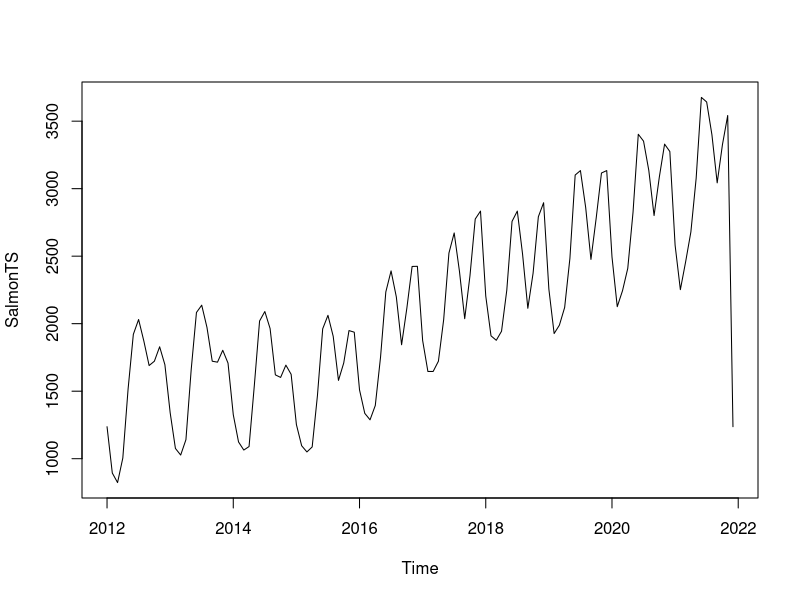
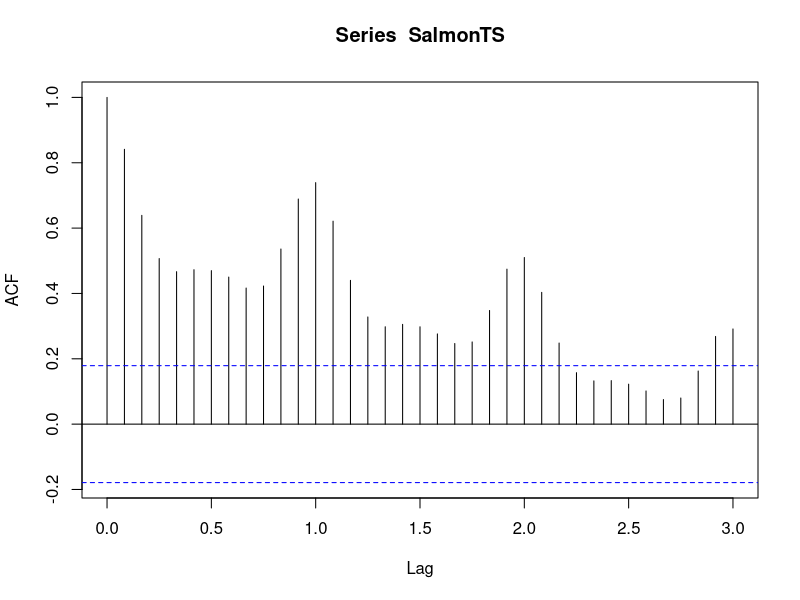
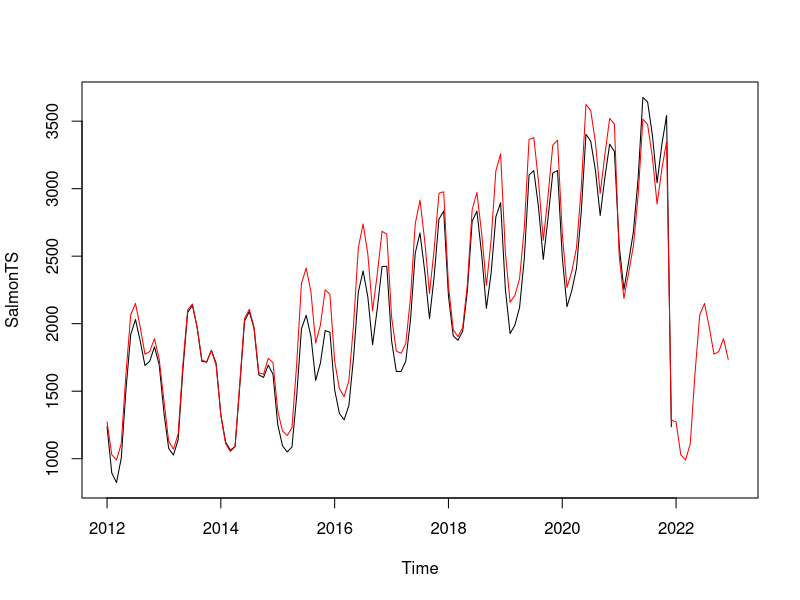
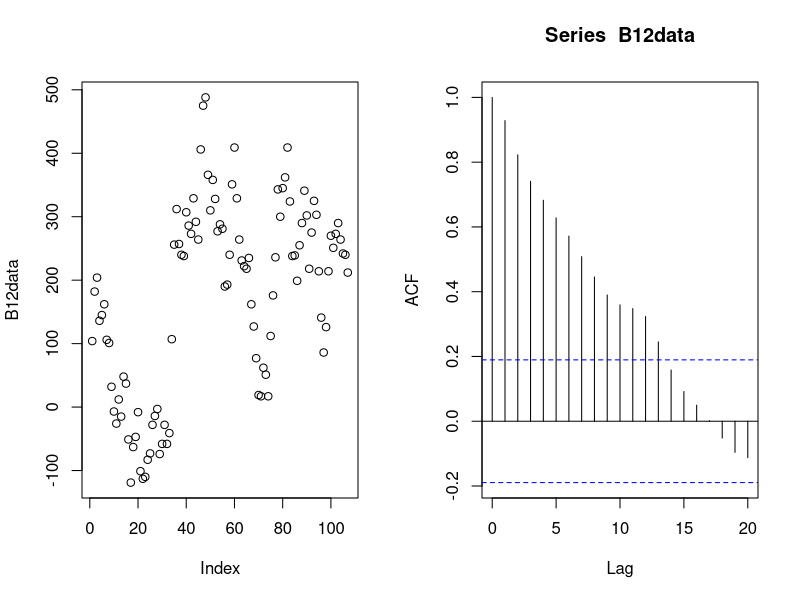
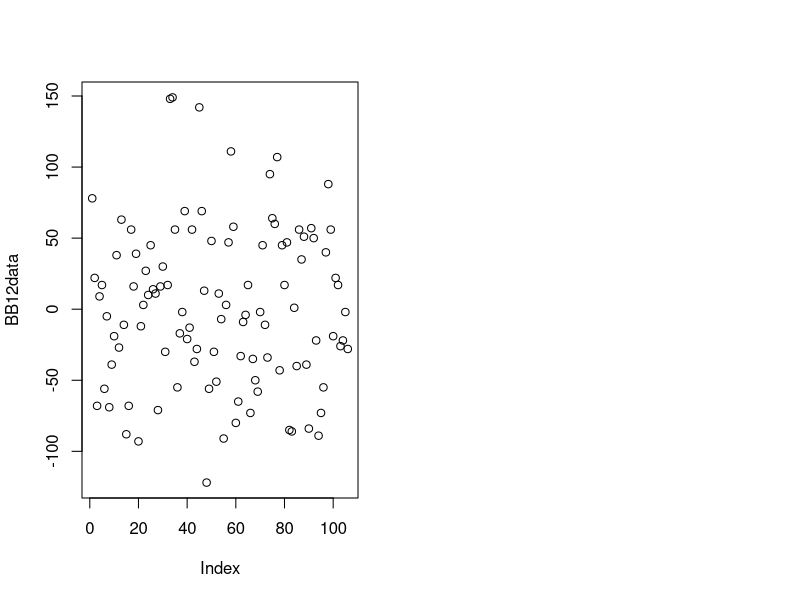
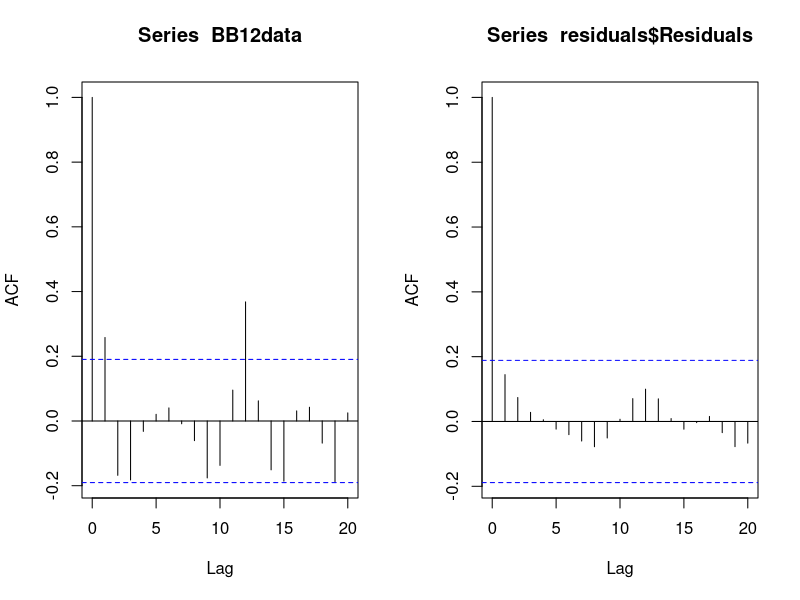

These charts were generated, in order, by the following R code:
## ---- chunk 1
data <- read.csv("Salmon.csv", header=TRUE)
SalmonTS <- ts(data,start=c(2012, 1), end=c(2021,12), frequency=12)
set.seed(123)
## ---- chunk 2
plot(SalmonTS)
acf(SalmonTS,lag.max = 36)
## ---- chunk 3
training.data <- window(SalmonTS, end=c(2020,12))
test.data <- window(SalmonTS, start=c(2021,1))

ses.model <- HoltWinters(training.data, beta=FALSE,gamma=FALSE)
des.model <- HoltWinters(training.data,gamma=FALSE)
hw.additive <- HoltWinters(training.data,seasonal="additive")
hw.multiplicative <- HoltWinters(training.data,seasonal="multiplicative")

pred.ses <- predict(ses.model,n.ahead=12)
pred.des <- predict(des.model,n.ahead=12)
pred.hw.additive <- predict(hw.additive,n.ahead=12)
pred.hw.multiplicative <- predict(hw.multiplicative,n.ahead=12)

apse.ses <- mean((pred.ses - test.data)^2)
apse.des <- mean((pred.des - test.data)^2)
apse.hw.additive <- mean((pred.hw.additive - test.data)^2)
apse.hw.multiplicative <- mean((pred.hw.multiplicative - test.data)^2)

apse.ses
apse.des
apse.hw.additive
apse.hw.multiplicative
## ---- chunk 4
full.hw.multiplicative <- HoltWinters(SalmonTS,seasonal="multiplicative")
fitted.values <- full.hw.multiplicative$fitted[,1]
forecast.values <- predict(full.hw.multiplicative, n.ahead=12)
combined.values <- ts(c(fitted.values, forecast.values),start=c(2012, 1),end=c(2022,12), frequency=12)

plot(SalmonTS,xlim=c(2012,2023))
lines(combined.values,lwd=1,col="red")
## ---- chunk 5
B12data <- diff(data$X1607, lag=12)
par(mfrow=c(1,2))
plot(B12data)
acf(B12data)
BB12data <- diff(B12data, lag=1)
par(mfrow=c(1,2))
plot(BB12data)

residuals <- data.frame(
  Index = time(residuals(full.hw.multiplicative)),
  Residuals = as.numeric(residuals(full.hw.multiplicative))
)

par(mfrow=c(1,2))
acf(BB12data)
acf(residuals$Residuals)
## ---- chunk 6
A <- matrix(c(2.25,0,-1,0,2.25,0,-1,0,2.25),nrow=3,ncol=3)
a <- solve(A) %*% c(2.25,0,-1)
## ---- chunk 7
data <- read.csv("Q3.csv",header=TRUE)
x500 <- data[500,]
h <- 3
phi <- -1.259921
x503 <- phi * x500

risk <- 2+2*(1 - abs(h))^(2/abs(h)) - 4 * (1 - abs(h))^(1-abs(h))
risk
